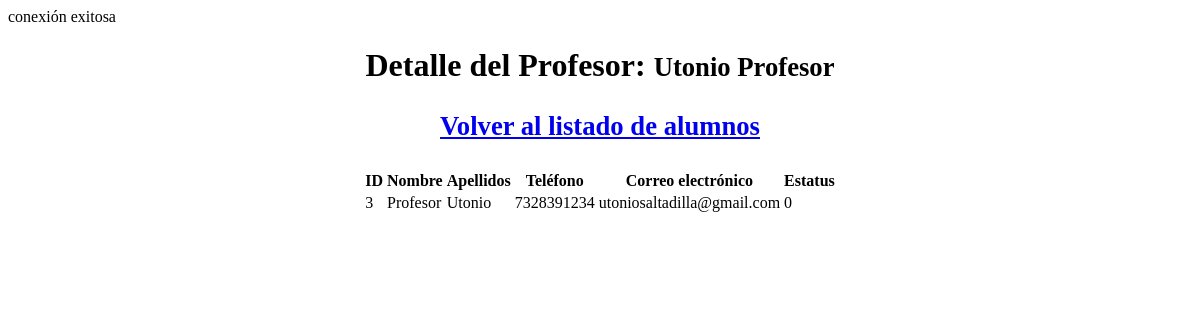
Before: /profesores/detail.php?id=3 with the older database file.
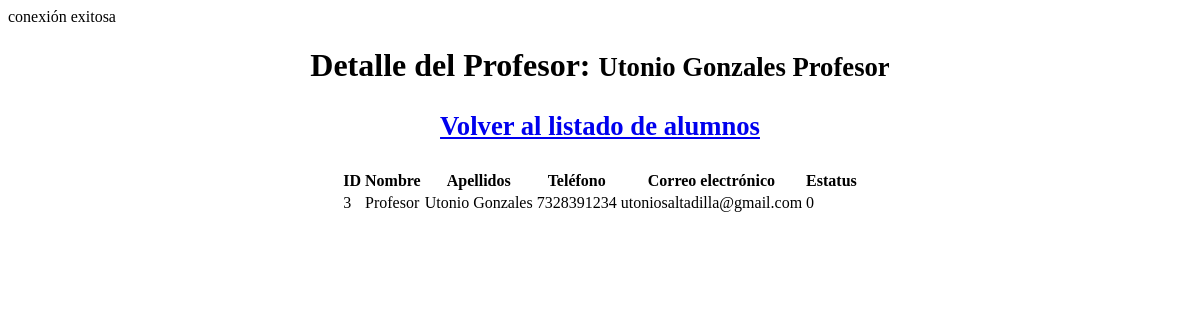
After: the same page with the newer database file.
### tables this page shows
CREATE TABLE `profesores` (
  `id` int(2) NOT NULL,
  `nombre` varchar(30) NOT NULL,
  `apellido` varchar(30) NOT NULL,
  `telefono` bigint(10) NOT NULL,
  `correo` varchar(50) NOT NULL,
  `estatus` int(1) NOT NULL
);

### lib/functions.php (called while the page is built, shortened)
<?php
function get_profeseleccionado($connect, $id){
$consulta="SELECT * FROM profesores WHERE id = $id";
$resultado = mysqli_query($connect, $consulta);
return $resultado;
}
?>

### profesores/detail.php (the view, shortened to what this page needs)
<?php
require_once("../lib/functions.php");
$id = $_GET['id'];
$resultado = get_profeseleccionado($connect, $id);
$profeseleccionado = mysqli_fetch_array($resultado);
?>
<!DOCTYPE html>
<html lang="es-MX">
<head>
</head>
<body>
<center><h1>Detalle del Profesor: <small><?php echo $profeseleccionado['apellido']." ".$profeseleccionado['nombre'] ?><a href="index.php"><p style="text-align:center">Volver al listado de alumnos</p></a></small></h1></center>
<center>
    <table>
        <thead>
            <tr>
                <th>ID</th>
                <th>Nombre</th>
                <th>Apellidos</th>
                <th>Teléfono</th>
                <th>Correo electrónico</th>
                <th>Estatus</th>
            </tr>
        </thead>
        <tbody>
            <tr>
                <td><?php echo $profeseleccionado['id']?></td>
                <td><?php echo $profeseleccionado['nombre']?></td>
                <td><?php echo $profeseleccionado['apellido']?></td>
                <td><?php echo $profeseleccionado['telefono']?></td>
                <td><?php echo $profeseleccionado['correo']?></td>
                <td><?php echo $profeseleccionado['estatus']?></td>
            </tr>
        </tbody>
    </table>
</center>
</body>
</html>

Changed rows visible on the page:
changed profesores "Profesor": apellido "Utonio" → "Utonio Gonzales"
